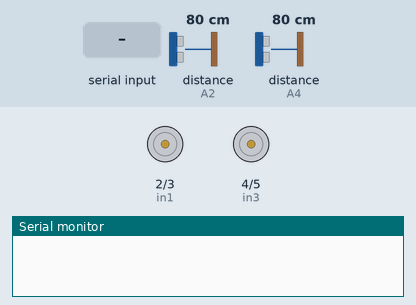
This sketch was run on a simulated Arduino Uno, built with avr-gcc and run on an emulated ATmega328P. Shown: motor-driver pin pairs drawn as motors (green arrow = first pin HIGH = forward, orange = second pin HIGH = backward, longer = more drive, scaled by the enable pin), the last lines printed to the serial monitor. Wiring (inferred from the names in the program): 2 × ultrasonic range finder: trigger A1, echo A2 / trigger A3, echo A4. The inputs (shaded band) are chosen by the test bench; at power-on: distance to the obstacle (sensors on A2, A4) 80 cm. The echo pulse lasts 58.3 µs per cm.

Above: at 1.2 s.
1.3 s: "f" received over Serial
At 1.6 s:
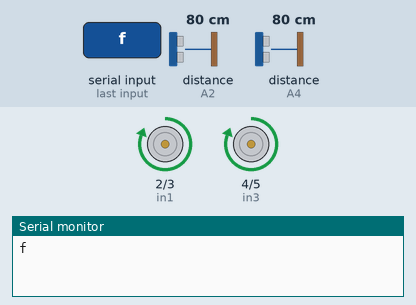
2.8 s: "b" received over Serial
At 4.0 s:
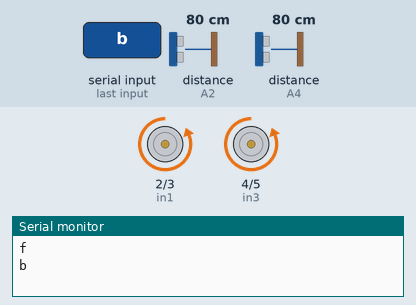
4.3 s: "r" received over Serial
At 5.3 s:
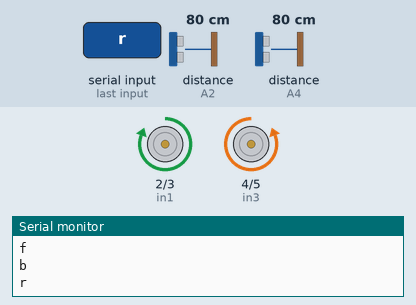
5.8 s: "l" received over Serial
At 6.4 s:
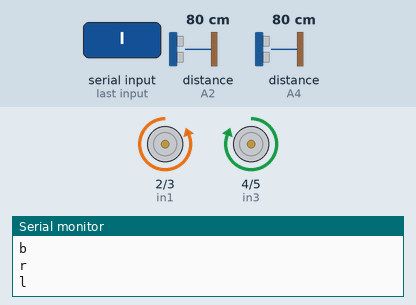
7.3 s: distance to the obstacle (sensor on A2) set to 34 cm
8.8 s: distance to the obstacle (sensor on A2) set to 27 cm
At 10.1 s:
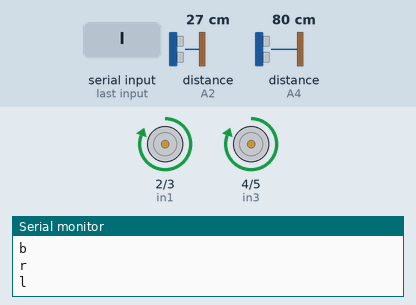
Timing chart, 0 to 11.3 s (numbered marks = the images above; inputs shaded):
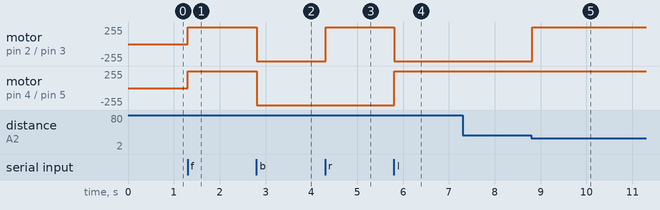

The sketch:

move_and_bluetooth.ino
```cpp
/*
Arduino Turn LED On/Off using Serial Commands
Created April 22, 2015
Hammad Tariq, Incubator (Pakistan)

It's a simple sketch which waits for a character on serial
and in case of a desirable character, it turns an LED on/off.

Possible string values:
a (to turn the LED on)
b (tor turn the LED off)
*/
int in1 = 2;
int in2 = 3;
int in3 = 4;
int in4 = 5;
int ena = 11;
int enb = 10;
char junk;
const int trigPin1 = A1;
const int echoPin1 = A2;
//trig2 A3
//echo2 A4
// defines variables
long duration1;
int distance1;
const int trigPin2 = A3;
const int echoPin2 = A4;
// defines variables
long duration2;
int distance2;
String inputString="";
void setup() {

  Serial.begin(9600);
  pinMode(in1 , OUTPUT);
  pinMode(in2 , OUTPUT);
  pinMode(in3 , OUTPUT);
  pinMode(in4 , OUTPUT);
  pinMode(ena, OUTPUT);
  pinMode(enb, OUTPUT);
 pinMode(trigPin1, OUTPUT); // Sets the trigPin as an Output
  pinMode(echoPin1, INPUT); // Sets the echoPin as an Input
  pinMode(trigPin2, OUTPUT); // Sets the trigPin as an Output
  pinMode(echoPin2, INPUT); // Sets the echoPin as an Input


}


int ultra1() {
  // Clears the trigPin
  digitalWrite(trigPin1, LOW);
  delayMicroseconds(2);
  // Sets the trigPin on HIGH state for 10 micro seconds
  digitalWrite(trigPin1, HIGH);
  digitalWrite(trigPin1, LOW);
  // Reads the echoPin, returns the sound wave travel time in microseconds
  duration1 = pulseIn(echoPin1, HIGH);
  // Calculating the distance
  distance1 = duration1 * 0.034 / 2;
  // Prints the distance on the Serial Monitor
  return distance1;
}

int ultra2() {
  // Clears the trigPin
  digitalWrite(trigPin2, LOW);
  delayMicroseconds(2);
  // Sets the trigPin on HIGH state for 10 micro seconds
  digitalWrite(trigPin2, HIGH);
  digitalWrite(trigPin2, LOW);
  // Reads the echoPin, returns the sound wave travel time in microseconds
  duration2 = pulseIn(echoPin2, HIGH);
  // Calculating the distance
  distance2 = duration2 * 0.034 / 2;
  // Prints the distance on the Serial Monitor
  return distance2;
}
void loop(){


  if(Serial.available()){
  while(Serial.available())
    {
      char inChar = (char)Serial.read(); //read the input
      inputString += inChar;        //make a string of the characters coming on serial
    }
    Serial.println(inputString);
    while (Serial.available() > 0)
    { junk = Serial.read() ; }      // clear the serial buffer
    if(inputString == "f"){         //in case of 'a' turn the LED on
      forward();
    }else if(inputString == "b"){   //incase of 'b' turn the LED off
        back();
    }
    else if(inputString == "r"){   //incase of 'b' turn the LED off
        right();
    }
    else if(inputString == "l"){   //incase of 'b' turn the LED off
        left();
    }
    else if(inputString == "s"){   //incase of 'b' turn the LED off
        pause();
    }
    inputString = "";
  }

int distancer = ultra1();
int distancel = ultra2();
if (distancer < 30 && distancer > 5) {forward(); delay(1000);}
  else if (distancel < 30 && distancel > 5)
  {{forward(); delay(1000);}}

}

void right() {
  digitalWrite(in1, HIGH);
  digitalWrite(in2, LOW);
  digitalWrite(in3, LOW);
  digitalWrite(in4, HIGH);
  analogWrite(ena, 255);
  analogWrite(enb, 255);
}
void forward() {
  digitalWrite(in1, HIGH);
  digitalWrite(in2, LOW);
  digitalWrite(in3, HIGH);
  digitalWrite(in4, LOW);
  analogWrite(ena, 255);
  analogWrite(enb, 255);
}

void back() {
  digitalWrite(in1, LOW);
  digitalWrite(in2, HIGH);
  digitalWrite(in3, LOW);
  digitalWrite(in4, HIGH);
  analogWrite(ena, 255);
  analogWrite(enb, 255);
  }
void left() {
  digitalWrite(in1, LOW);
  digitalWrite(in2, HIGH);
  digitalWrite(in3, HIGH);
  digitalWrite(in4, LOW);
  analogWrite(ena, 255);
  analogWrite(enb, 255);
}

void pause() {
  digitalWrite(in1, LOW);
  digitalWrite(in2, LOW);
  digitalWrite(in3, LOW);
  digitalWrite(in4, LOW);
  analogWrite(ena, 0);
  analogWrite(enb, 0);
  }
```

Measured:
- the behaviour switches between 31 and 30 cm on distance to the obstacle (sensor on A2) (found by bisection; images 4 and 5)
- after the input at 1.3 s, motor on pin 2 (in1) / pin 3 (in2), motor on pin 4 (in3) / pin 5 (in4): stopped → forward 255/255 at once
- after the input at 2.8 s, motor on pin 2 (in1) / pin 3 (in2), motor on pin 4 (in3) / pin 5 (in4): forward 255/255 → backward 255/255 at once
- after the input at 4.3 s, motor on pin 2 (in1) / pin 3 (in2): backward 255/255 → forward 255/255 at once
- after the input at 5.8 s, motor on pin 2 (in1) / pin 3 (in2): forward 255/255 → backward 255/255 at once; motor on pin 4 (in3) / pin 5 (in4): backward 255/255 → forward 255/255 at once
- after the input at 7.3 s, every drawn part: stays the same
- after the input at 8.8 s, motor on pin 2 (in1) / pin 3 (in2): backward 255/255 → forward 255/255 at once
